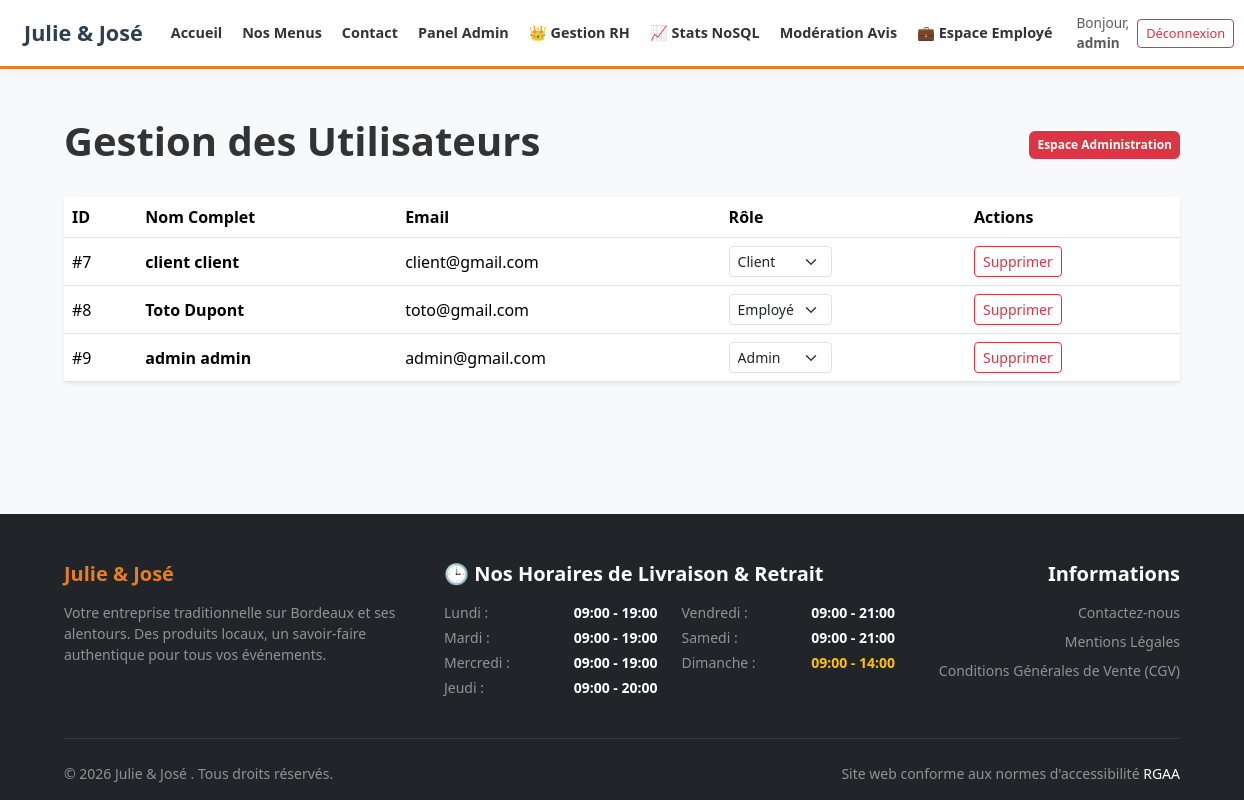
The page /admin_users.php (signed in) on the database its author committed.
### tables this page shows
CREATE TABLE `utilisateur` (
  `utilisateur_id` int(11) NOT NULL,
  `email` varchar(50) NOT NULL,
  `password` varchar(255) NOT NULL,
  `prenom` varchar(50) NOT NULL,
  `nom` varchar(50) NOT NULL,
  `telephone` varchar(50) DEFAULT NULL,
  `ville` varchar(50) DEFAULT NULL,
  `pays` varchar(50) DEFAULT NULL,
  `adresse_postale` varchar(50) DEFAULT NULL,
  `role_id` int(11) NOT NULL
);

### public/admin_users.php (the view, shortened to what this page needs)
<?php
require_once __DIR__ . '/../includes/header.php';
require_once __DIR__ . '/../includes/db_connect.php';
$stmt = $pdo->query("SELECT utilisateur_id, prenom, nom, email, role_id FROM utilisateur");
$users = $stmt->fetchAll();
?>
<div class="container py-5">
    <div class="d-flex justify-content-between align-items-center mb-4">
        <h1 class="fw-bold">Gestion des Utilisateurs</h1>
        <span class="badge bg-danger p-2">Espace Administration</span>
    </div>
    <div class="card shadow-sm border-0">
        <div class="table-responsive">
            <table class="table table-hover align-middle mb-0">
                <thead class="bg-light">
                    <tr>
                        <th>ID</th>
                        <th>Nom Complet</th>
                        <th>Email</th>
                        <th>Rôle</th>
                        <th>Actions</th>
                    </tr>
                </thead>
                <tbody>
                    <?php foreach ($users as $user): ?>
                    <tr>
                        <td>#<?= $user['utilisateur_id'] ?></td>
                        <td>
                            <div class="fw-bold"><?= htmlspecialchars($user['prenom'] . ' ' . $user['nom']) ?></div>
                        </td>
                        <td><?= htmlspecialchars($user['email']) ?></td>
                        <td>
                            <form action="user_role_update.php" method="GET" class="d-inline">
                                <select name="role" class="form-select form-select-sm d-inline-block w-auto" onchange="this.form.submit()">
                                    <option value="1" <?= $user['role_id'] == 1 ? 'selected' : '' ?>>Admin</option>
                                    <option value="2" <?= $user['role_id'] == 2 ? 'selected' : '' ?>>Employé</option>
                                    <option value="3" <?= $user['role_id'] == 3 ? 'selected' : '' ?>>Client</option>
                                </select>
                            </form>
                        </td>
                        <td>
                            <a href="user_delete.php?id=<?= $user['utilisateur_id'] ?>"
                            class="btn btn-sm btn-outline-danger"
                            onclick="return confirm('Êtes-vous sûr de vouloir supprimer cet utilisateur ?')">
                            Supprimer
                            </a>
                        </td>
                    </tr>
                    <?php endforeach; ?>
                </tbody>
            </table>
        </div>
    </div>
</div>
<?php require_once __DIR__ . '/../includes/footer.php'; ?>

### assets/style.css (style rules this page uses)
:root { --main-orange: #FF7F50; --dark-orange: #E66A3D; --light-bg: #FFFFFF; }
body { background-color: var(--light-bg); color: #333; font-family: 'Segoe UI', sans-serif; }

### includes/header.php (style rules this page uses)
:root { --primary-orange: #E67E22; --dark-orange: #D35400; --light-bg: #F8F9FA; }
body { background-color: var(--light-bg); color: #333333; display: flex; flex-direction: column; min-height: 100vh; }

### rows shown on the page
utilisateur: utilisateur_id "7", prenom+nom "client client", email "client@gmail.com", role "Client"
utilisateur: utilisateur_id "8", prenom+nom "Toto Dupont", email "toto@gmail.com", role "Employé"
utilisateur: utilisateur_id "9", prenom+nom "admin admin", email "admin@gmail.com", role "Admin"

### other values the page prints
$_SESSION['prenom'] "admin"
